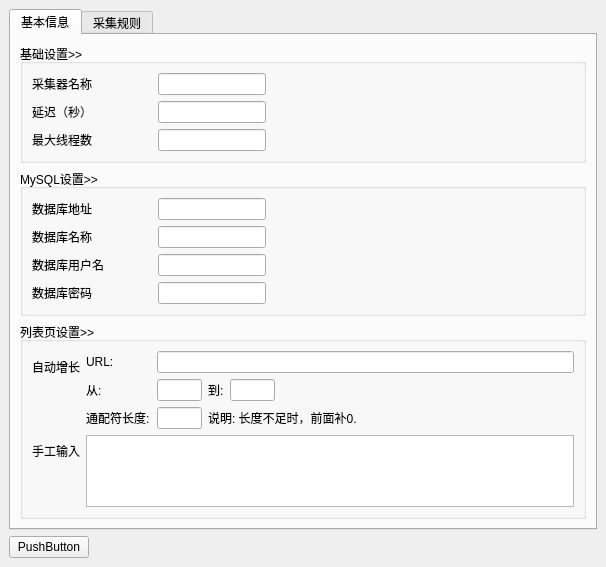
<?xml version="1.0" encoding="UTF-8"?>
<ui version="4.0">
 <class>MainWindow</class>
 <widget class="QMainWindow" name="MainWindow">
  <property name="geometry">
   <rect>
    <x>0</x>
    <y>0</y>
    <width>606</width>
    <height>491</height>
   </rect>
  </property>
  <property name="windowTitle">
   <string>MainWindow</string>
  </property>
  <widget class="QWidget" name="centralwidget">
   <layout class="QVBoxLayout" name="verticalLayout">
    <item>
     <widget class="QTabWidget" name="tabWidget">
      <property name="currentIndex">
       <number>0</number>
      </property>
      <widget class="QWidget" name="tab">
       <attribute name="title">
        <string>基本信息</string>
       </attribute>
       <layout class="QVBoxLayout" name="verticalLayout_5">
        <item>
         <widget class="QGroupBox" name="groupBox_3">
          <property name="sizePolicy">
           <sizepolicy hsizetype="Preferred" vsizetype="Maximum">
            <horstretch>0</horstretch>
            <verstretch>0</verstretch>
           </sizepolicy>
          </property>
          <property name="styleSheet">
           <string notr="true"/>
          </property>
          <property name="title">
           <string>基础设置&gt;&gt;</string>
          </property>
          <property name="flat">
           <bool>true</bool>
          </property>
          <property name="checkable">
           <bool>false</bool>
          </property>
          <layout class="QHBoxLayout" name="horizontalLayout_2">
           <item>
            <layout class="QFormLayout" name="formLayout_2">
             <item row="0" column="0">
              <widget class="QLabel" name="label">
               <property name="sizePolicy">
                <sizepolicy hsizetype="Maximum" vsizetype="Preferred">
                 <horstretch>0</horstretch>
                 <verstretch>0</verstretch>
                </sizepolicy>
               </property>
               <property name="minimumSize">
                <size>
                 <width>120</width>
                 <height>0</height>
                </size>
               </property>
               <property name="maximumSize">
                <size>
                 <width>120</width>
                 <height>16777215</height>
                </size>
               </property>
               <property name="text">
                <string>采集器名称</string>
               </property>
              </widget>
             </item>
             <item row="1" column="0">
              <widget class="QLabel" name="label_2">
               <property name="sizePolicy">
                <sizepolicy hsizetype="Preferred" vsizetype="Preferred">
                 <horstretch>0</horstretch>
                 <verstretch>0</verstretch>
                </sizepolicy>
               </property>
               <property name="text">
                <string>延迟（秒）</string>
               </property>
              </widget>
             </item>
             <item row="2" column="0">
              <widget class="QLabel" name="label_4">
               <property name="text">
                <string>最大线程数</string>
               </property>
              </widget>
             </item>
             <item row="0" column="1">
              <widget class="QLineEdit" name="lineEdit">
               <property name="sizePolicy">
                <sizepolicy hsizetype="Fixed" vsizetype="Fixed">
                 <horstretch>0</horstretch>
                 <verstretch>0</verstretch>
                </sizepolicy>
               </property>
              </widget>
             </item>
             <item row="1" column="1">
              <widget class="QLineEdit" name="lineEdit_2">
               <property name="sizePolicy">
                <sizepolicy hsizetype="Fixed" vsizetype="Fixed">
                 <horstretch>0</horstretch>
                 <verstretch>0</verstretch>
                </sizepolicy>
               </property>
              </widget>
             </item>
             <item row="2" column="1">
              <widget class="QLineEdit" name="lineEdit_3">
               <property name="sizePolicy">
                <sizepolicy hsizetype="Fixed" vsizetype="Fixed">
                 <horstretch>0</horstretch>
                 <verstretch>0</verstretch>
                </sizepolicy>
               </property>
              </widget>
             </item>
            </layout>
           </item>
          </layout>
         </widget>
        </item>
        <item>
         <widget class="QGroupBox" name="groupBox_2">
          <property name="sizePolicy">
           <sizepolicy hsizetype="Preferred" vsizetype="Maximum">
            <horstretch>0</horstretch>
            <verstretch>0</verstretch>
           </sizepolicy>
          </property>
          <property name="styleSheet">
           <string notr="true"/>
          </property>
          <property name="title">
           <string>MySQL设置&gt;&gt;</string>
          </property>
          <property name="flat">
           <bool>true</bool>
          </property>
          <property name="checkable">
           <bool>false</bool>
          </property>
          <layout class="QHBoxLayout" name="horizontalLayout">
           <item>
            <layout class="QFormLayout" name="formLayout_3">
             <item row="0" column="0">
              <widget class="QLabel" name="label_6">
               <property name="sizePolicy">
                <sizepolicy hsizetype="Maximum" vsizetype="Preferred">
                 <horstretch>0</horstretch>
                 <verstretch>0</verstretch>
                </sizepolicy>
               </property>
               <property name="minimumSize">
                <size>
                 <width>120</width>
                 <height>0</height>
                </size>
               </property>
               <property name="maximumSize">
                <size>
                 <width>120</width>
                 <height>16777215</height>
                </size>
               </property>
               <property name="text">
                <string>数据库地址</string>
               </property>
              </widget>
             </item>
             <item row="1" column="0">
              <widget class="QLabel" name="label_7">
               <property name="text">
                <string>数据库名称</string>
               </property>
              </widget>
             </item>
             <item row="2" column="0">
              <widget class="QLabel" name="label_8">
               <property name="text">
                <string>数据库用户名</string>
               </property>
              </widget>
             </item>
             <item row="3" column="0">
              <widget class="QLabel" name="label_9">
               <property name="text">
                <string>数据库密码</string>
               </property>
              </widget>
             </item>
             <item row="0" column="1">
              <widget class="QLineEdit" name="lineEdit_4">
               <property name="sizePolicy">
                <sizepolicy hsizetype="Fixed" vsizetype="Fixed">
                 <horstretch>0</horstretch>
                 <verstretch>0</verstretch>
                </sizepolicy>
               </property>
              </widget>
             </item>
             <item row="1" column="1">
              <widget class="QLineEdit" name="lineEdit_5">
               <property name="sizePolicy">
                <sizepolicy hsizetype="Fixed" vsizetype="Fixed">
                 <horstretch>0</horstretch>
                 <verstretch>0</verstretch>
                </sizepolicy>
               </property>
              </widget>
             </item>
             <item row="2" column="1">
              <widget class="QLineEdit" name="lineEdit_6">
               <property name="sizePolicy">
                <sizepolicy hsizetype="Fixed" vsizetype="Fixed">
                 <horstretch>0</horstretch>
                 <verstretch>0</verstretch>
                </sizepolicy>
               </property>
              </widget>
             </item>
             <item row="3" column="1">
              <widget class="QLineEdit" name="lineEdit_7">
               <property name="sizePolicy">
                <sizepolicy hsizetype="Fixed" vsizetype="Fixed">
                 <horstretch>0</horstretch>
                 <verstretch>0</verstretch>
                </sizepolicy>
               </property>
              </widget>
             </item>
            </layout>
           </item>
          </layout>
         </widget>
        </item>
        <item>
         <widget class="QGroupBox" name="groupBox_4">
          <property name="sizePolicy">
           <sizepolicy hsizetype="Preferred" vsizetype="Preferred">
            <horstretch>0</horstretch>
            <verstretch>0</verstretch>
           </sizepolicy>
          </property>
          <property name="title">
           <string>列表页设置&gt;&gt;</string>
          </property>
          <property name="flat">
           <bool>true</bool>
          </property>
          <layout class="QHBoxLayout" name="horizontalLayout_3">
           <item>
            <layout class="QFormLayout" name="formLayout">
             <item row="0" column="0">
              <widget class="QLabel" name="label_21">
               <property name="text">
                <string>自动增长</string>
               </property>
              </widget>
             </item>
             <item row="1" column="0">
              <widget class="QLabel" name="label_22">
               <property name="text">
                <string>手工输入</string>
               </property>
              </widget>
             </item>
             <item row="0" column="1">
              <layout class="QGridLayout" name="gridLayout_2">
               <item row="0" column="0">
                <widget class="QLabel" name="label_23">
                 <property name="sizePolicy">
                  <sizepolicy hsizetype="Maximum" vsizetype="Preferred">
                   <horstretch>0</horstretch>
                   <verstretch>0</verstretch>
                  </sizepolicy>
                 </property>
                 <property name="minimumSize">
                  <size>
                   <width>65</width>
                   <height>0</height>
                  </size>
                 </property>
                 <property name="maximumSize">
                  <size>
                   <width>65</width>
                   <height>16777215</height>
                  </size>
                 </property>
                 <property name="text">
                  <string>URL:</string>
                 </property>
                 <property name="alignment">
                  <set>Qt::AlignLeading|Qt::AlignLeft|Qt::AlignVCenter</set>
                 </property>
                </widget>
               </item>
               <item row="0" column="1" colspan="4">
                <widget class="QLineEdit" name="lineEdit_13">
                 <property name="sizePolicy">
                  <sizepolicy hsizetype="Minimum" vsizetype="Fixed">
                   <horstretch>0</horstretch>
                   <verstretch>0</verstretch>
                  </sizepolicy>
                 </property>
                 <property name="mouseTracking">
                  <bool>true</bool>
                 </property>
                 <property name="acceptDrops">
                  <bool>true</bool>
                 </property>
                </widget>
               </item>
               <item row="1" column="0">
                <widget class="QLabel" name="label_24">
                 <property name="sizePolicy">
                  <sizepolicy hsizetype="Preferred" vsizetype="Preferred">
                   <horstretch>0</horstretch>
                   <verstretch>0</verstretch>
                  </sizepolicy>
                 </property>
                 <property name="text">
                  <string>从:</string>
                 </property>
                </widget>
               </item>
               <item row="1" column="1">
                <widget class="QLineEdit" name="lineEdit_14">
                 <property name="sizePolicy">
                  <sizepolicy hsizetype="Maximum" vsizetype="Fixed">
                   <horstretch>0</horstretch>
                   <verstretch>0</verstretch>
                  </sizepolicy>
                 </property>
                 <property name="minimumSize">
                  <size>
                   <width>45</width>
                   <height>0</height>
                  </size>
                 </property>
                 <property name="maximumSize">
                  <size>
                   <width>45</width>
                   <height>16777215</height>
                  </size>
                 </property>
                </widget>
               </item>
               <item row="1" column="2">
                <widget class="QLabel" name="label_25">
                 <property name="sizePolicy">
                  <sizepolicy hsizetype="Fixed" vsizetype="Preferred">
                   <horstretch>0</horstretch>
                   <verstretch>0</verstretch>
                  </sizepolicy>
                 </property>
                 <property name="text">
                  <string>到:</string>
                 </property>
                </widget>
               </item>
               <item row="1" column="3">
                <widget class="QLineEdit" name="lineEdit_15">
                 <property name="sizePolicy">
                  <sizepolicy hsizetype="Maximum" vsizetype="Fixed">
                   <horstretch>0</horstretch>
                   <verstretch>0</verstretch>
                  </sizepolicy>
                 </property>
                 <property name="minimumSize">
                  <size>
                   <width>45</width>
                   <height>0</height>
                  </size>
                 </property>
                 <property name="maximumSize">
                  <size>
                   <width>45</width>
                   <height>16777215</height>
                  </size>
                 </property>
                </widget>
               </item>
               <item row="2" column="0">
                <widget class="QLabel" name="label_26">
                 <property name="sizePolicy">
                  <sizepolicy hsizetype="Preferred" vsizetype="Preferred">
                   <horstretch>0</horstretch>
                   <verstretch>0</verstretch>
                  </sizepolicy>
                 </property>
                 <property name="text">
                  <string>通配符长度:</string>
                 </property>
                </widget>
               </item>
               <item row="2" column="1">
                <widget class="QLineEdit" name="lineEdit_16">
                 <property name="sizePolicy">
                  <sizepolicy hsizetype="Maximum" vsizetype="Fixed">
                   <horstretch>0</horstretch>
                   <verstretch>0</verstretch>
                  </sizepolicy>
                 </property>
                 <property name="minimumSize">
                  <size>
                   <width>45</width>
                   <height>0</height>
                  </size>
                 </property>
                 <property name="maximumSize">
                  <size>
                   <width>45</width>
                   <height>16777215</height>
                  </size>
                 </property>
                </widget>
               </item>
               <item row="2" column="2" colspan="3">
                <widget class="QLabel" name="label_27">
                 <property name="text">
                  <string>说明: 长度不足时，前面补0.</string>
                 </property>
                </widget>
               </item>
              </layout>
             </item>
             <item row="1" column="1">
              <widget class="QPlainTextEdit" name="plainTextEdit">
               <property name="sizePolicy">
                <sizepolicy hsizetype="Expanding" vsizetype="Expanding">
                 <horstretch>0</horstretch>
                 <verstretch>0</verstretch>
                </sizepolicy>
               </property>
              </widget>
             </item>
            </layout>
           </item>
          </layout>
         </widget>
        </item>
       </layout>
      </widget>
      <widget class="QWidget" name="tab_2">
       <attribute name="title">
        <string>采集规则</string>
       </attribute>
       <layout class="QVBoxLayout" name="verticalLayout_6">
        <item>
         <widget class="QGroupBox" name="groupBox">
          <property name="sizePolicy">
           <sizepolicy hsizetype="Preferred" vsizetype="Preferred">
            <horstretch>0</horstretch>
            <verstretch>0</verstretch>
           </sizepolicy>
          </property>
          <property name="styleSheet">
           <string notr="true"/>
          </property>
          <property name="title">
           <string>采集设置&gt;&gt;</string>
          </property>
          <property name="flat">
           <bool>true</bool>
          </property>
          <property name="checkable">
           <bool>false</bool>
          </property>
          <layout class="QHBoxLayout" name="horizontalLayout_4">
           <item>
            <layout class="QFormLayout" name="formLayout_4">
             <property name="fieldGrowthPolicy">
              <enum>QFormLayout::AllNonFixedFieldsGrow</enum>
             </property>
             <item row="0" column="0">
              <widget class="QLabel" name="label_15">
               <property name="text">
                <string>文章倒序采集</string>
               </property>
              </widget>
             </item>
             <item row="0" column="1">
              <widget class="QCheckBox" name="checkBox">
               <property name="text">
                <string/>
               </property>
              </widget>
             </item>
             <item row="1" column="0">
              <widget class="QLabel" name="label_16">
               <property name="text">
                <string>采集页面编码</string>
               </property>
              </widget>
             </item>
             <item row="1" column="1">
              <widget class="QLineEdit" name="lineEdit_12">
               <property name="sizePolicy">
                <sizepolicy hsizetype="Maximum" vsizetype="Fixed">
                 <horstretch>0</horstretch>
                 <verstretch>0</verstretch>
                </sizepolicy>
               </property>
              </widget>
             </item>
             <item row="2" column="0">
              <widget class="QLabel" name="label_17">
               <property name="text">
                <string>列表区域识别规则</string>
               </property>
              </widget>
             </item>
             <item row="2" column="1">
              <widget class="QPlainTextEdit" name="plainTextEdit_2"/>
             </item>
             <item row="3" column="0">
              <widget class="QLabel" name="label_18">
               <property name="text">
                <string>文章链接URL识别规则</string>
               </property>
              </widget>
             </item>
             <item row="3" column="1">
              <widget class="QPlainTextEdit" name="plainTextEdit_3"/>
             </item>
             <item row="4" column="0">
              <widget class="QLabel" name="label_19">
               <property name="text">
                <string>文章标题识别规则</string>
               </property>
              </widget>
             </item>
             <item row="4" column="1">
              <widget class="QPlainTextEdit" name="plainTextEdit_4"/>
             </item>
             <item row="5" column="0">
              <widget class="QLabel" name="label_20">
               <property name="text">
                <string>文章内容识别规则</string>
               </property>
              </widget>
             </item>
             <item row="5" column="1">
              <widget class="QPlainTextEdit" name="plainTextEdit_5"/>
             </item>
            </layout>
           </item>
          </layout>
         </widget>
        </item>
       </layout>
       <zorder>groupBox_3</zorder>
       <zorder>groupBox</zorder>
      </widget>
     </widget>
    </item>
    <item>
     <widget class="QPushButton" name="pushButton">
      <property name="enabled">
       <bool>true</bool>
      </property>
      <property name="sizePolicy">
       <sizepolicy hsizetype="Fixed" vsizetype="Fixed">
        <horstretch>0</horstretch>
        <verstretch>0</verstretch>
       </sizepolicy>
      </property>
      <property name="layoutDirection">
       <enum>Qt::LeftToRight</enum>
      </property>
      <property name="text">
       <string>PushButton</string>
      </property>
     </widget>
    </item>
   </layout>
  </widget>
 </widget>
 <resources/>
 <connections/>
</ui>
